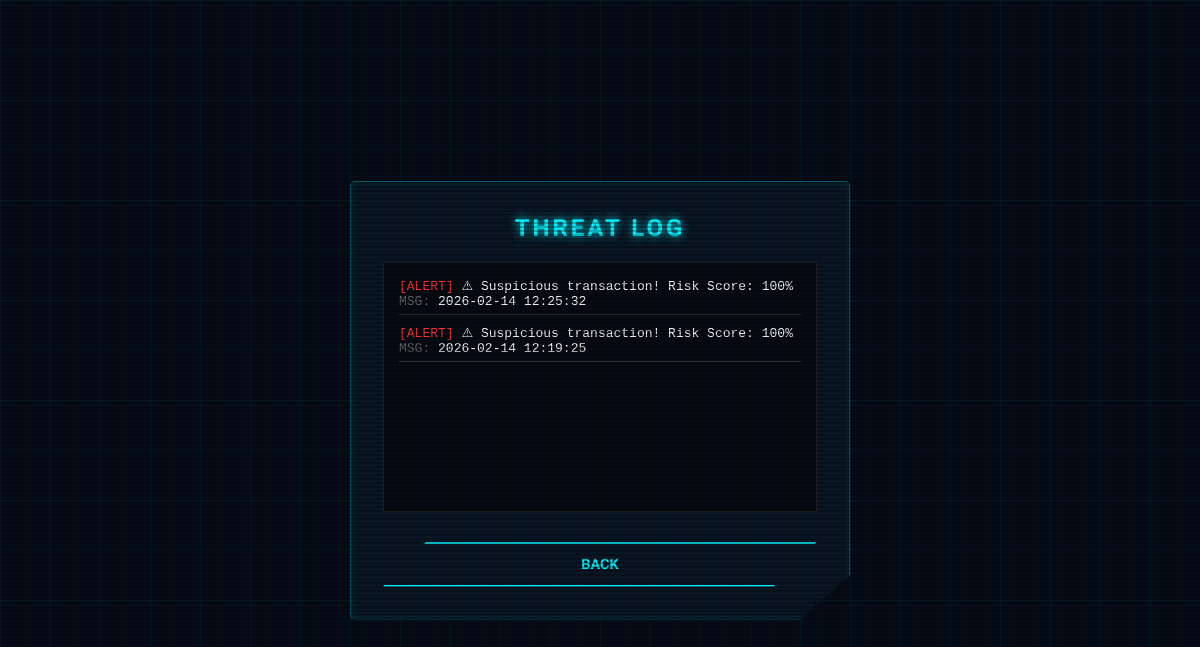
/alerts (signed in), run on the app's committed database.
### tables this page shows
CREATE TABLE alerts
                 (id INTEGER PRIMARY KEY, user TEXT, risk REAL, message TEXT,
                  time TIMESTAMP DEFAULT CURRENT_TIMESTAMP);

### app.py (the view)
@app.route('/alerts')
def alerts():
    user = session['user']
    conn = sqlite3.connect("fraud.db")
    cur = conn.cursor()
    cur.execute("SELECT message,time FROM alerts WHERE user=? ORDER BY time DESC", (user,))
    data = cur.fetchall()
    conn.close()
    return render_template("alerts.html", alerts=data)

### templates/alerts.html (shortened to what this page needs)
<!DOCTYPE html>
<html>
<head>
    <link rel="stylesheet" href="{{ url_for('static', filename='style.css') }}">
</head>
<body>
    <div class="card" style="max-width: 500px;">
        <h2>Threat Log</h2>
        <div style="text-align: left; height: 250px; overflow-y: auto; background: rgba(0,0,0,0.5); padding: 15px; border: 1px solid #222; margin: 15px 0;">
            {% for alert in alerts %}
                <p style="font-family: monospace; font-size: 13px; margin-bottom: 10px; border-bottom: 1px solid #333; padding-bottom: 5px;">
                    <span style="color: var(--neon-red);">[ALERT]</span> {{ alert[0] }} <br>
                    <span style="color: #666;">MSG:</span> {{ alert[1] }}
                </p>
            {% endfor %}
        </div>
        <a href="/home" class="btn-secondary">Back</a>
    </div>
</body>
</html>

### static/style.css (style rules this page uses)
:root { --neon-cyan: #00f3ff; --neon-pink: #ff00ff; --neon-red: #ff3131; --neon-green: #00ff66; --dark-bg: #030b16; --glass: rgba(10, 25, 41, 0.7); }
* { margin: 0; padding: 0; box-sizing: border-box; }
body { background-color: var(--dark-bg); color: white; font-family: 'Rajdhani', sans-serif; overflow-x: hidden; min-height: 100vh; display: flex; justify-content: center; align-items: center; }
body::before { content: ""; position: fixed; top: 0; left: 0; width: 100vw; height: 100vh; background: linear-gradient(rgba(0, 243, 255, 0.05) 1px, transparent 1px), linear-gradient(90deg, rgba(0, 243, 255, 0.05) 1px, transparent 1px); background-size: 50px 50px; z-index: -1; animation: grid-move 20s linear infinite; }
body::after { content: " "; position: fixed; top: 0; left: 0; width: 100%; height: 100%; background: linear-gradient(rgba(18, 16, 16, 0) 50%, rgba(0, 0, 0, 0.25) 50%), linear-gradient(90deg, rgba(255, 0, 0, 0.06), rgba(0, 255, 0, 0.02), rgba(0, 0, 255, 0.06)); background-size: 100% 4px, 3px 100%; pointer-events: none; z-index: 100; }
h2 { font-family: 'Orbitron', sans-serif; letter-spacing: 3px; text-transform: uppercase; text-shadow: 0 0 10px var(--neon-cyan); margin-bottom: 20px; color: var(--neon-cyan); }
.card, .container, .result-box, .login-container { background: var(--glass); backdrop-filter: blur(10px); border: 1px solid rgba(0, 243, 255, 0.3); padding: 2rem; border-radius: 5px; box-shadow: 0 0 20px rgba(0, 0, 0, 0.5), inset 0 0 10px rgba(0, 243, 255, 0.1); position: relative; clip-path: polygon(0 0, 100% 0, 100% 90%, 90% 100%, 0 100%); width: 100%; max-width: 450px; text-align: center; }
button, .btn-secondary, .back-btn { width: 100%; padding: 12px; margin-top: 15px; background: transparent; border: 2px solid var(--neon-cyan); color: var(--neon-cyan); font-family: 'Orbitron', sans-serif; font-weight: bold; cursor: pointer; transition: 0.3s; text-transform: uppercase; clip-path: polygon(10% 0, 100% 0, 90% 100%, 0 100%); text-decoration: none; display: inline-block; }
a { color: var(--neon-pink); text-decoration: none; font-size: 0.9rem; margin-top: 10px; display: block; }

### data on the page
alerts: message "⚠ Suspicious transaction! Risk Score: 100%", time "2026-02-14 12:25:32"
alerts: message "⚠ Suspicious transaction! Risk Score: 100%", time "2026-02-14 12:19:25"
